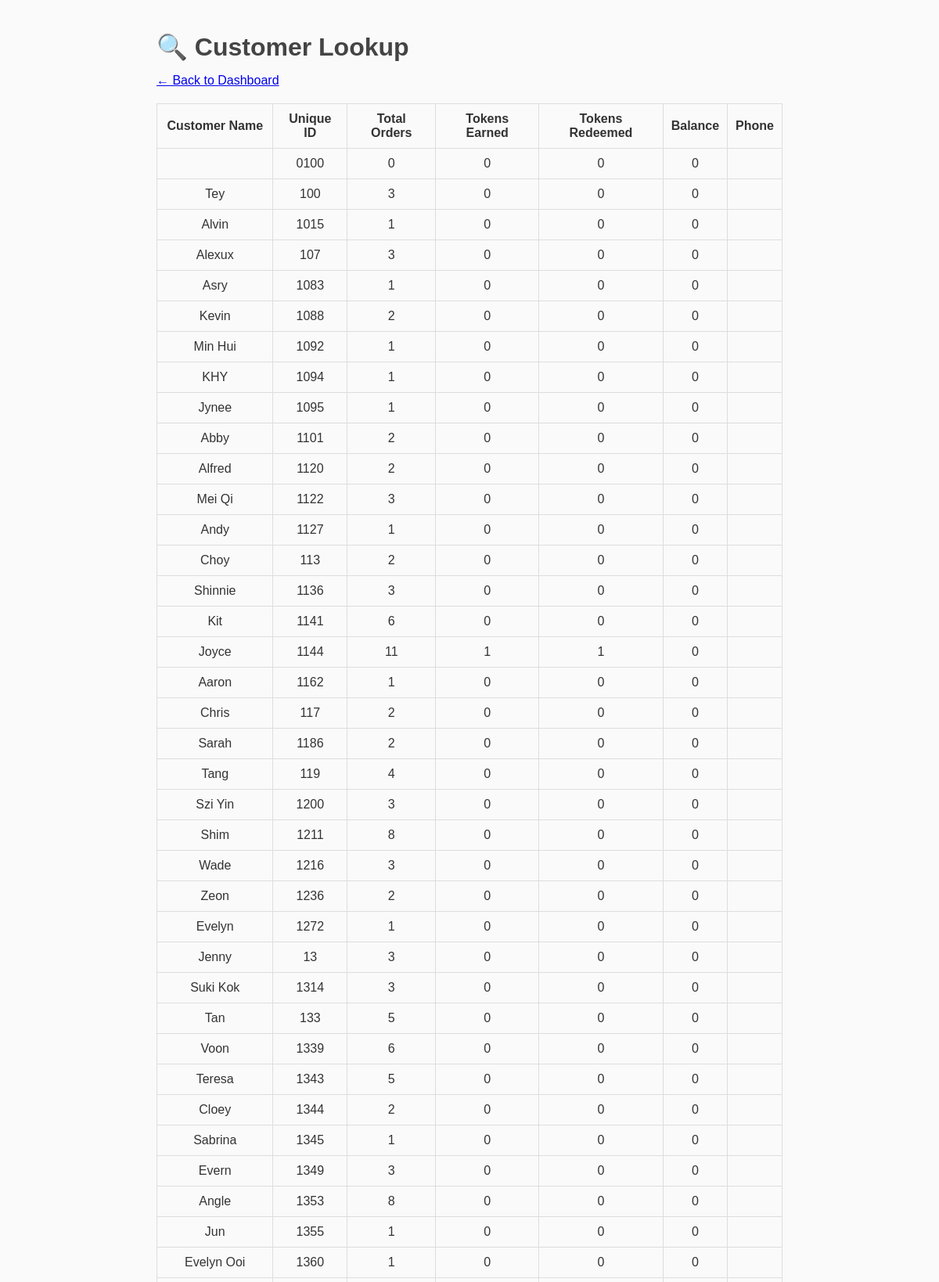
Page /lookup (signed in, upper part) on the committed database.
### tables this page shows
CREATE TABLE orders (
            id INTEGER PRIMARY KEY AUTOINCREMENT,
            unique_id TEXT,
            customer_name TEXT,
            phone_number TEXT,
            drink_type TEXT,
            quantity INTEGER,
            tokens INTEGER,
            redeemed INTEGER,
            date TEXT
        , phone TEXT);

### app.py (the view)
@app.route("/lookup")
def lookup():
    if not session.get("logged_in"):
        return redirect("/login")
    conn = sqlite3.connect(DB_NAME)
    df = pd.read_sql_query("""
        SELECT unique_id AS 'Unique ID', MAX(customer_name) AS 'Customer Name',
               SUM(quantity) AS 'Total Orders', SUM(tokens) AS 'Tokens Earned',
               SUM(redeemed) AS 'Tokens Redeemed', MAX(phone) AS 'Phone'
        FROM orders GROUP BY unique_id
    """, conn)
    conn.close()
    return render_template("lookup.html", customers=df.to_records(index=False))

### templates/lookup.html (shortened to what this page needs)
<!DOCTYPE html>
<html lang="en">
<head>
    <link rel="stylesheet" href="{{ url_for('static', filename='styles.css') }}">
</head>
<body>
    <div class="container">
        <h1>🔍 Customer Lookup</h1>
        <a href="/">← Back to Dashboard</a>
        <table>
            <thead>
                <tr>
                    <th>Customer Name</th>
                    <th>Unique ID</th>
                    <th>Total Orders</th>
                    <th>Tokens Earned</th>
                    <th>Tokens Redeemed</th>
                    <th>Balance</th>
                    <th>Phone</th>
                </tr>
            </thead>
            <tbody>
                {% for customer in customers %}
                <tr>
                    <td>{{ customer['Customer Name'] }}</td>
                    <td>{{ customer['Unique ID'] }}</td>
                    <td>{{ customer['Total Orders'] }}</td>
                    <td>{{ customer['Tokens Earned'] }}</td>
                    <td>{{ customer['Tokens Redeemed'] }}</td>
                    <td>{{ customer['Tokens Earned'] - customer['Tokens Redeemed'] }}</td>
                    <td>{{ customer['Phone'] or '' }}</td>
                </tr>
                {% endfor %}
            </tbody>
        </table>
    </div>
</body>
</html>

### static/styles.css (style rules this page uses)
body { font-family: Arial, sans-serif; background-color: #fafafa; color: #333; margin: 0; padding: 0; }
.container { width: 90%; max-width: 800px; margin: auto; padding: 20px; }
h1, h2 { color: #444; margin-bottom: 15px; }
table { width: 100%; border-collapse: collapse; margin-top: 20px; }
table, th, td { border: 1px solid #ddd; }
th, td { padding: 10px; text-align: center; }

### rows in the picture
orders: unique "0100", customer "0"
orders: customer_name "Tey", unique "100", quantity "3", customer "0"
orders: customer_name "Alvin", unique "1015", quantity "1", customer "0"
orders: customer_name "Alexux", unique "107", quantity "3", customer "0"
orders: customer_name "Asry", unique "1083", quantity "1", customer "0"
orders: customer_name "Kevin", unique "1088", quantity "2", customer "0"
orders: customer_name "Min Hui", unique "1092", quantity "1", customer "0"
orders: customer_name "KHY", unique "1094", quantity "1", customer "0"
orders: customer_name "Jynee", unique "1095", quantity "1", customer "0"
orders: customer_name "Abby", unique "1101", quantity "2", customer "0"
orders: customer_name "Alfred", unique "1120", quantity "2", customer "0"
orders: customer_name "Mei Qi", unique "1122", quantity "3", customer "0"
orders: customer_name "Andy", unique "1127", quantity "1", customer "0"
orders: customer_name "Choy", unique "113", quantity "2", customer "0"
orders: customer_name "Shinnie", unique "1136", quantity "3", customer "0"
orders: customer_name "Kit", unique "1141", quantity "6", customer "0"
orders: customer_name "Joyce", unique "1144", quantity "11", customer "1", customer "0"
orders: customer_name "Aaron", unique "1162", quantity "1", customer "0"
orders: customer_name "Chris", unique "117", quantity "2", customer "0"
orders: customer_name "Sarah", unique "1186", quantity "2", customer "0"
orders: customer_name "Tang", unique "119", quantity "4", customer "0"
orders: customer_name "Szi Yin", unique "1200", quantity "3", customer "0"
orders: customer_name "Shim", unique "1211", quantity "8", customer "0"
orders: customer_name "Zeon", unique "1236", quantity "2", customer "0"
orders: customer_name "Evelyn", unique "1272", quantity "1", customer "0"
orders: customer_name "Jenny", unique "13", quantity "3", customer "0"
orders: customer_name "Voon", unique "1339", quantity "6", customer "0"
orders: customer_name "Teresa", unique "1343", quantity "5", customer "0"
orders: customer_name "Cloey", unique "1344", quantity "2", customer "0"
orders: customer_name "Sabrina", unique "1345", quantity "1", customer "0"
orders: customer_name "Evern", unique "1349", quantity "3", customer "0"
orders: customer_name "Angle", unique "1353", quantity "8", customer "0"
orders: customer_name "Jun", unique "1355", quantity "1", customer "0"
orders: customer_name "Evelyn Ooi", unique "1360", quantity "1", customer "0"

### other values in the picture
{{ customer['Customer Name'] }} "Wade" "Suki Kok" "Tan"
{{ customer['Unique ID'] }} "1216" "1314" "133"
{{ customer['Total Orders'] }} "3" "3" "5"
{{ customer['Tokens Earned'] }} "0" "0" "0"
{{ customer['Tokens Redeemed'] }} "0" "0" "0"
{{ customer['Tokens Earned'] - customer['Tokens Redeemed'] }} "0" "0" "0"
